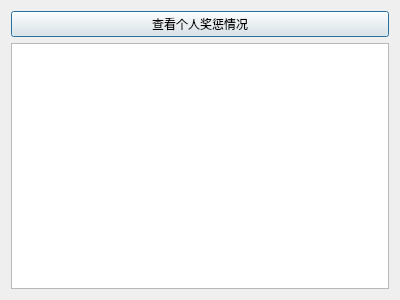
<?xml version="1.0" encoding="UTF-8"?>
<ui version="4.0">
 <class>stucell_pa</class>
 <widget class="QDialog" name="stucell_pa">
  <property name="geometry">
   <rect>
    <x>0</x>
    <y>0</y>
    <width>400</width>
    <height>300</height>
   </rect>
  </property>
  <property name="windowTitle">
   <string>Dialog</string>
  </property>
  <layout class="QGridLayout" name="gridLayout">
   <item row="0" column="0">
    <widget class="QPushButton" name="showPA">
     <property name="text">
      <string>查看个人奖惩情况</string>
     </property>
    </widget>
   </item>
   <item row="1" column="0">
    <widget class="QTableView" name="tableView"/>
   </item>
  </layout>
 </widget>
 <resources/>
 <connections/>
</ui>
